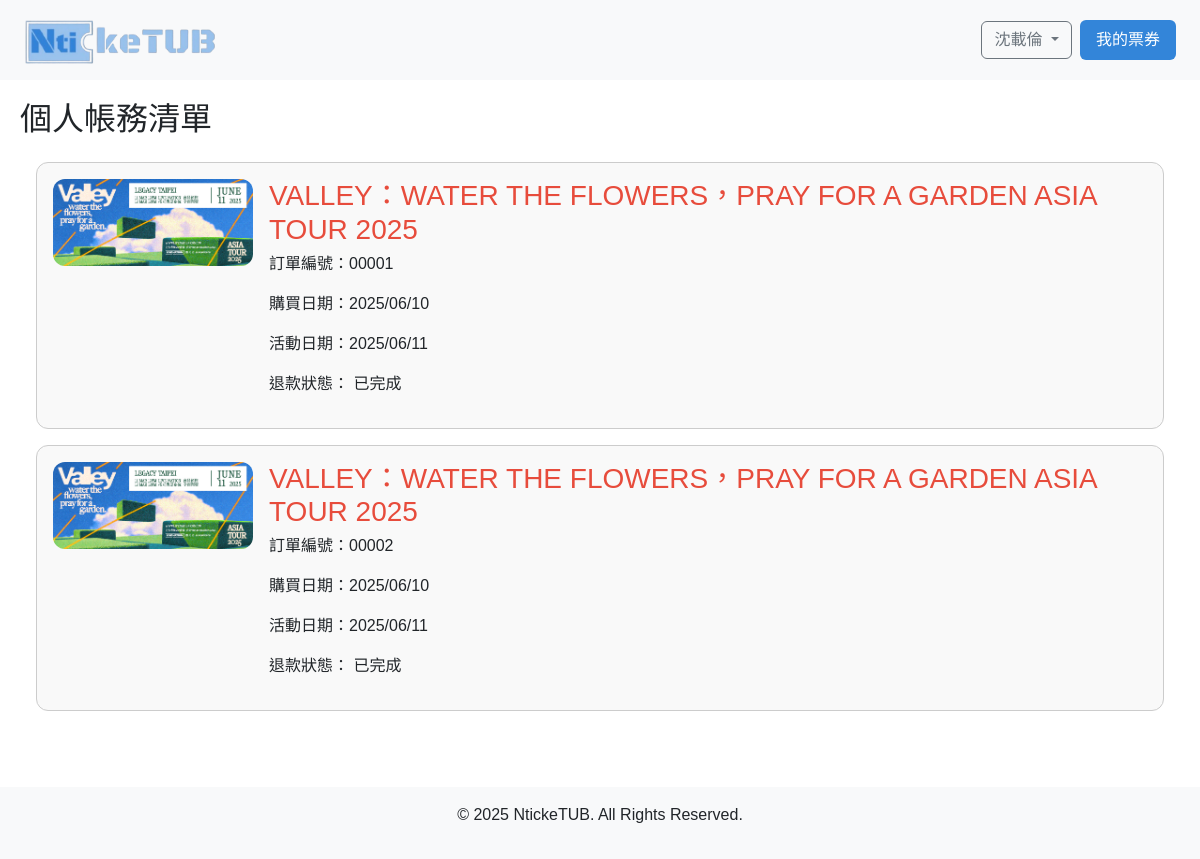
The app's page /my-tickets (signed in) with its own data.
### models/member.py (models this page shows, shortened)
class Member(UserMixin, db.Model):  # ← 加上 UserMixin
  __tablename__ = 'Member'
  mem_id = db.Column(db.Integer, primary_key=True)
  mem_name = db.Column(db.String(255))
  mem_email = db.Column(db.String(255))
  mem_pwd = db.Column(db.String(255))
  birthday = db.Column(db.Date)
  mem_phone = db.Column(db.String(10))
  createdAt = db.Column(db.DateTime, default=func.now())
  updatedAt = db.Column(db.DateTime, default=func.now(), onupdate=func.now())

### models/refund.py (models this page shows)
class Refund(db.Model):
    __tablename__ = 'Refund'
    refund_id = db.Column(db.Integer, primary_key=True)
    order_id = db.Column(db.Integer, db.ForeignKey('Orders.order_id'), nullable=False)
    name = db.Column(db.String(255), nullable=False)
    email = db.Column(db.String(255), nullable=False)
    phone = db.Column(db.String(20), nullable=False)
    refund_status = db.Column(db.String(20), default='pending')  # e.g., pending, approved, rejected
    createdAt = db.Column(db.DateTime, default=func.now())
    updatedAt = db.Column(db.DateTime, default=func.now(), onupdate=func.now())
    order = db.relationship('Order', backref=db.backref('refunds', lazy=True))

### models/show.py (models this page shows, shortened)
class Show(db.Model):
    __tablename__ = 'Show'
    show_id = db.Column(db.Integer, primary_key=True)
    show_name = db.Column(db.String(255))
    show_desc = db.Column(db.Text)
    show_pic = db.Column(db.Text)
    start_date = db.Column(Date)
    end_date = db.Column(Date)
    host_id = db.Column(db.Integer, db.ForeignKey('Host.host_id'))
    location_id = db.Column(db.Integer, db.ForeignKey('Location.loc_id'))
    createdAt = db.Column(db.DateTime, default=func.now())
    updatedAt = db.Column(db.DateTime, default=func.now(), onupdate=func.now())

### models/ticket.py (models this page shows)
class Ticket(db.Model):
    __tablename__ = 'Ticket'
    ticket_id = db.Column(db.Integer, primary_key=True)
    seat_no = db.Column(db.String(4))
    ticket_status = db.Column(db.String(1))
    is_disabled = db.Column(db.Boolean, default=False)
    order_id = db.Column(db.Integer, db.ForeignKey('Orders.order_id'))
    game_id = db.Column(db.Integer, db.ForeignKey('Game.game_id'))
    area_id = db.Column(db.Integer, db.ForeignKey('Area.area_id'))
    createdAt = db.Column(db.DateTime, default=func.now())
    updatedAt = db.Column(db.DateTime, default=func.now(), onupdate=func.now())
    area = db.relationship('Area', backref='tickets')

### models/game.py (models this page shows)
class Game(db.Model):
  __tablename__ = 'Game'
  game_id = db.Column(db.Integer, primary_key=True)
  game_date = db.Column(db.Date)
  game_time = db.Column(db.Time)
  sale_start_time = db.Column(db.DateTime)
  sale_end_time = db.Column(db.DateTime)
  game_status = db.Column(db.String(1))
  total_seats = db.Column(db.Integer)
  available_seats = db.Column(db.Integer)
  show_id = db.Column(db.Integer, db.ForeignKey('Show.show_id'))
  createdAt = db.Column(db.DateTime, default=func.now())
  updatedAt = db.Column(db.DateTime, default=func.now(), onupdate=func.now())

### app.py (the view)
@app.route('/my-tickets')
@login_required
def my_tickets():
    orders = Order.query.filter_by(mem_id=current_user.mem_id).all()
    order_data = []
    order_ids = [order.order_id for order in orders]
    refunds = Refund.query.filter(Refund.order_id.in_(order_ids)).all()
    refund_status_map = {refund.order_id: refund.refund_status for refund in refunds}
    for order in orders:
        tickets = (
            db.session.query(Ticket, Game, Show, Area)
            .join(Game, Ticket.game_id == Game.game_id)
            .join(Show, Game.show_id == Show.show_id)
            .join(Area, Ticket.area_id == Area.area_id)
            .filter(Ticket.order_id == order.order_id)
            .all()
        )
        order_data.append({
            'order': order,
            'tickets': tickets,
            'refund_status': refund_status_map.get(order.order_id, None)
        })
    return render_template('my_ticket.html', order_data=order_data)

### app.py (called while the page is built)
@login_manager.user_loader
def load_user(user_id):
    return Member.query.get(int(user_id))

### templates/my_ticket.html (shortened to what this page needs)
{% extends "layout.html" %}
{% block content %}
<div class="container">
<h2 style="margin-top: 20px;">個人帳務清單</h2>
{% if order_data %}
  <div class="ticket-list">
    {% for item in order_data %}
      <a href="{{ url_for('order_detail', order_id=item.order.order_id) }}" class="ticket-card-link" style="text-decoration:none; color: inherit;">
        <div class="ticket-card">
          <div class="ticket-card-left">
            <div class="ticket-card-left">
              {% if item.tickets %}
              {% set ticket = item.tickets[0][0] %}
              {% set game = item.tickets[0][1] %}
              {% set show = item.tickets[0][2] %}
              <img src="{{ show.show_pic }}" alt="{{ show.show_name }}" class="ticket-image" />
            {% else %}
              <img src="{{ url_for('static', filename='img/default.jpg') }}" alt="無圖片" class="ticket-image" />
            {% endif %}
            </div>
          </div>
          <div class="ticket-card-right">
            {% if item.tickets %}
              <h3 style="color: #e74c3c;">{{ show.show_name }}</h3>
              <p>訂單編號：{{ '%05d'|format(ticket.order_id) }}</p>
              <p>購買日期：{{ ticket.createdAt.strftime('%Y/%m/%d') if ticket.createdAt else '未知' }}</p>
              <p>活動日期：{{ game.game_date.strftime('%Y/%m/%d') if game.game_date else '未知' }}</p>
            {% endif %}
            <p>
              退款狀態：
              {% if item.refund_status == 'approved' %}
                已完成
              {% elif item.refund_status == 'rejected' %}
                已拒絕
              {% elif item.refund_status %}
                {{ item.refund_status }}
              {% else %}
                無退款申請
              {% endif %}
            </p>
          </div>
        </div>
      </a>
    {% endfor %}
  </div>
  {% else %}
    <p>目前沒有任何票券。</p>
  {% endif %}
</div>
{% endblock %}

### templates/layout.html (shortened to what this page needs)
<!DOCTYPE html>
<html lang="zh-Hant">
<head>
  <link href="https://cdn.jsdelivr.net/npm/bootstrap@5.3.0/dist/css/bootstrap.min.css" rel="stylesheet" />
  <link rel="stylesheet" href="{{ url_for('static', filename='style.css') }}" />
  <link href="https://cdn.jsdelivr.net/npm/bootstrap-icons@1.10.5/font/bootstrap-icons.css" rel="stylesheet" />
</head>
<body>
  <nav class="navbar bg-light px-4" style="min-height: 80px; padding-top: 12px; padding-bottom: 12px;">
    <a href="{{ url_for('index') }}" style="display: flex; align-items: center;">
      <img src="{{ url_for('static', filename='file/logo3.png') }}"
           alt="NtickeTUB Logo"
           style="height: 48px; object-fit: contain;">
    </a>
    <div>
    <div class="d-flex align-items-center">
      {% if current_user.is_authenticated %}
        <div class="dropdown">
          <button class="btn btn-outline-secondary dropdown-toggle me-2" type="button" id="userDropdown"
                  data-bs-toggle="dropdown" aria-expanded="false">
            {{ current_user.mem_name }}
          </button>
        </div>
      {% else %}
      <a href="{{ url_for('login') }}" class="button-deepblue me-2">我的會員</a>
      {% endif %}
      <a href="{{ url_for('my_tickets') }}" class="button-deepblue">我的票券</a>
    </div>
  </nav>
  <main style="padding-bottom: 60px;">
    {% block content %}{% endblock %}
  </main>
  <footer class="bg-light text-center py-3">
    <p>&copy; 2025 NtickeTUB. All Rights Reserved.</p>
  </footer>
</body>
</html>

### static/style.css (style rules this page uses)
body { font-family: Arial, sans-serif; }
h3 { margin-bottom: 5px; }
button { padding: 5px 10px; background-color: darkorange; color: white; border: none; cursor: pointer; }
.bg-light { background-color: #f8f9fa !important; }
.button-deepblue { background-color: #3385D9; color: white; border: none; border-radius: 6px; padding: 8px 16px; cursor: pointer; text-decoration: none; transition: background-color 0.2s ease; }

### templates/my_ticket.html (style rules this page uses)
.ticket-list { display: flex; flex-direction: column; gap: 1rem; padding: 1rem; }
.ticket-card { display: flex; border: 1px solid #ccc; border-radius: 12px; padding: 1rem; background-color: #f9f9f9; }
.ticket-card-left { flex: 1; max-width: 200px; }
.ticket-image { width: 100%; border-radius: 12px; }
.ticket-card-right { flex: 2; padding-left: 1rem; }
.ticket-card-right h3 { margin-top: 0; }
.container { max-width: 1400px; margin: 0 auto; padding: 0 20px; }

### templates/layout.html (style rules this page uses)
body { margin: 0; padding: 0; }
:root { --main-blue: #99C2EC; --blue-hover: #79AEE5; --blue-active: #3385D9; }
.button-deepblue { background-color: #3385D9; color: white; border: none; border-radius: 6px; padding: 8px 16px; cursor: pointer; text-decoration: none; transition: background-color 0.2s ease; }

### records on screen
Member: mem_name "沈載倫"
Refund: show_pic (picture), refund_status "已完成"
Show: show_name "VALLEY：WATER THE FLOWERS，PRAY FOR A GARDEN ASIA TOUR 2025"
Ticket: order_id "00001", createdAt "2025/06/10"
Game: game_date "2025/06/11"
Refund: show_pic (picture), refund_status "已完成"
Ticket: order_id "00002", createdAt "2025/06/10"
